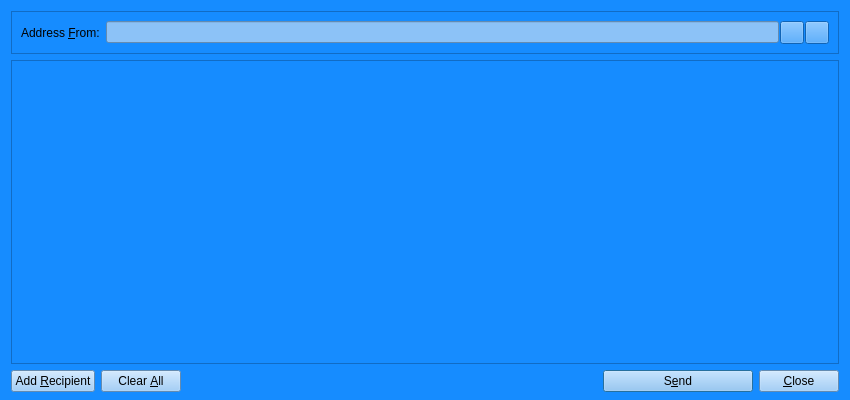
<?xml version="1.0" encoding="UTF-8"?>
<ui version="4.0">
 <class>SendMessagesDialog</class>
 <widget class="QDialog" name="SendMessagesDialog">
  <property name="geometry">
   <rect>
    <x>0</x>
    <y>0</y>
    <width>850</width>
    <height>400</height>
   </rect>
  </property>
  <property name="windowTitle">
   <string>Send Messages</string>
  </property>
  <property name="styleSheet">
   <string notr="true">background-color: rgb(22, 140, 255);</string>
  </property>
  <layout class="QVBoxLayout" name="verticalLayout" stretch="0,1,0">
   <property name="bottomMargin">
    <number>8</number>
   </property>
   <item>
    <widget class="QFrame" name="frameAddressFrom">
     <property name="sizePolicy">
      <sizepolicy hsizetype="Expanding" vsizetype="Expanding">
       <horstretch>0</horstretch>
       <verstretch>0</verstretch>
      </sizepolicy>
     </property>
     <property name="maximumSize">
      <size>
       <width>16777215</width>
       <height>16777215</height>
      </size>
     </property>
     <property name="frameShape">
      <enum>QFrame::StyledPanel</enum>
     </property>
     <property name="frameShadow">
      <enum>QFrame::Sunken</enum>
     </property>
     <layout class="QHBoxLayout" name="horizontalLayout_3">
      <item>
       <widget class="QLabel" name="addressFromLabel">
        <property name="text">
         <string>Address &amp;From:</string>
        </property>
        <property name="buddy">
         <cstring>addressFrom</cstring>
        </property>
       </widget>
      </item>
      <item>
       <layout class="QHBoxLayout" name="horizontalLayout_4">
        <property name="spacing">
         <number>1</number>
        </property>
        <item>
         <widget class="QValidatedLineEdit" name="addressFrom">
          <property name="styleSheet">
           <string notr="true">background-color: rgb(140, 194, 247);</string>
          </property>
         </widget>
        </item>
        <item>
         <widget class="QToolButton" name="addressBookButton">
          <property name="toolTip">
           <string>Choose address from address book</string>
          </property>
          <property name="text">
           <string/>
          </property>
          <property name="icon">
           <iconset resource="../bitcoin.qrc">
            <normaloff>:/icons/address-book</normaloff>:/icons/address-book</iconset>
          </property>
          <property name="shortcut">
           <string>Alt+A</string>
          </property>
         </widget>
        </item>
        <item>
         <widget class="QToolButton" name="pasteButton">
          <property name="toolTip">
           <string>Paste address from clipboard</string>
          </property>
          <property name="text">
           <string/>
          </property>
          <property name="icon">
           <iconset resource="../bitcoin.qrc">
            <normaloff>:/icons/editpaste</normaloff>:/icons/editpaste</iconset>
          </property>
          <property name="shortcut">
           <string>Alt+P</string>
          </property>
         </widget>
        </item>
       </layout>
      </item>
     </layout>
    </widget>
   </item>
   <item>
    <widget class="QScrollArea" name="scrollArea">
     <property name="widgetResizable">
      <bool>true</bool>
     </property>
     <widget class="QWidget" name="scrollAreaWidgetContents">
      <property name="geometry">
       <rect>
        <x>0</x>
        <y>0</y>
        <width>828</width>
        <height>291</height>
       </rect>
      </property>
      <layout class="QVBoxLayout" name="verticalLayout_2">
       <property name="leftMargin">
        <number>0</number>
       </property>
       <property name="topMargin">
        <number>0</number>
       </property>
       <property name="rightMargin">
        <number>0</number>
       </property>
       <property name="bottomMargin">
        <number>0</number>
       </property>
       <item>
        <layout class="QVBoxLayout" name="entries">
         <property name="spacing">
          <number>6</number>
         </property>
        </layout>
       </item>
       <item>
        <spacer name="verticalSpacer">
         <property name="orientation">
          <enum>Qt::Vertical</enum>
         </property>
         <property name="sizeHint" stdset="0">
          <size>
           <width>20</width>
           <height>40</height>
          </size>
         </property>
        </spacer>
       </item>
      </layout>
     </widget>
    </widget>
   </item>
   <item>
    <layout class="QHBoxLayout" name="horizontalLayout">
     <item>
      <widget class="QPushButton" name="addButton">
       <property name="toolTip">
        <string>Send to multiple recipients at once</string>
       </property>
       <property name="styleSheet">
        <string notr="true">background-color: rgb(140, 194, 247);</string>
       </property>
       <property name="text">
        <string>Add &amp;Recipient</string>
       </property>
       <property name="icon">
        <iconset resource="../bitcoin.qrc">
         <normaloff>:/icons/add</normaloff>:/icons/add</iconset>
       </property>
       <property name="autoDefault">
        <bool>false</bool>
       </property>
      </widget>
     </item>
     <item>
      <widget class="QPushButton" name="clearButton">
       <property name="sizePolicy">
        <sizepolicy hsizetype="Minimum" vsizetype="Fixed">
         <horstretch>0</horstretch>
         <verstretch>0</verstretch>
        </sizepolicy>
       </property>
       <property name="toolTip">
        <string>Remove all transaction fields</string>
       </property>
       <property name="styleSheet">
        <string notr="true">background-color: rgb(140, 194, 247);</string>
       </property>
       <property name="text">
        <string>Clear &amp;All</string>
       </property>
       <property name="icon">
        <iconset resource="../bitcoin.qrc">
         <normaloff>:/icons/remove</normaloff>:/icons/remove</iconset>
       </property>
       <property name="autoRepeatDelay">
        <number>300</number>
       </property>
       <property name="autoDefault">
        <bool>false</bool>
       </property>
      </widget>
     </item>
     <item>
      <spacer name="horizontalSpacer">
       <property name="orientation">
        <enum>Qt::Horizontal</enum>
       </property>
       <property name="sizeHint" stdset="0">
        <size>
         <width>40</width>
         <height>20</height>
        </size>
       </property>
      </spacer>
     </item>
     <item>
      <widget class="QPushButton" name="sendButton">
       <property name="minimumSize">
        <size>
         <width>150</width>
         <height>0</height>
        </size>
       </property>
       <property name="toolTip">
        <string>Confirm the send action</string>
       </property>
       <property name="styleSheet">
        <string notr="true">background-color: rgb(140, 194, 247);</string>
       </property>
       <property name="text">
        <string>S&amp;end</string>
       </property>
       <property name="icon">
        <iconset resource="../bitcoin.qrc">
         <normaloff>:/icons/send</normaloff>:/icons/send</iconset>
       </property>
       <property name="default">
        <bool>true</bool>
       </property>
      </widget>
     </item>
     <item>
      <widget class="QPushButton" name="closeButton">
       <property name="styleSheet">
        <string notr="true">background-color: rgb(140, 194, 247);</string>
       </property>
       <property name="text">
        <string>&amp;Close</string>
       </property>
       <property name="icon">
        <iconset resource="../bitcoin.qrc">
         <normaloff>:/icons/quit</normaloff>:/icons/quit</iconset>
       </property>
      </widget>
     </item>
    </layout>
   </item>
  </layout>
 </widget>
 <customwidgets>
  <customwidget>
   <class>QValidatedLineEdit</class>
   <extends>QLineEdit</extends>
   <header>qvalidatedlineedit.h</header>
  </customwidget>
 </customwidgets>
 <resources>
  <include location="../bitcoin.qrc"/>
 </resources>
 <connections/>
</ui>
